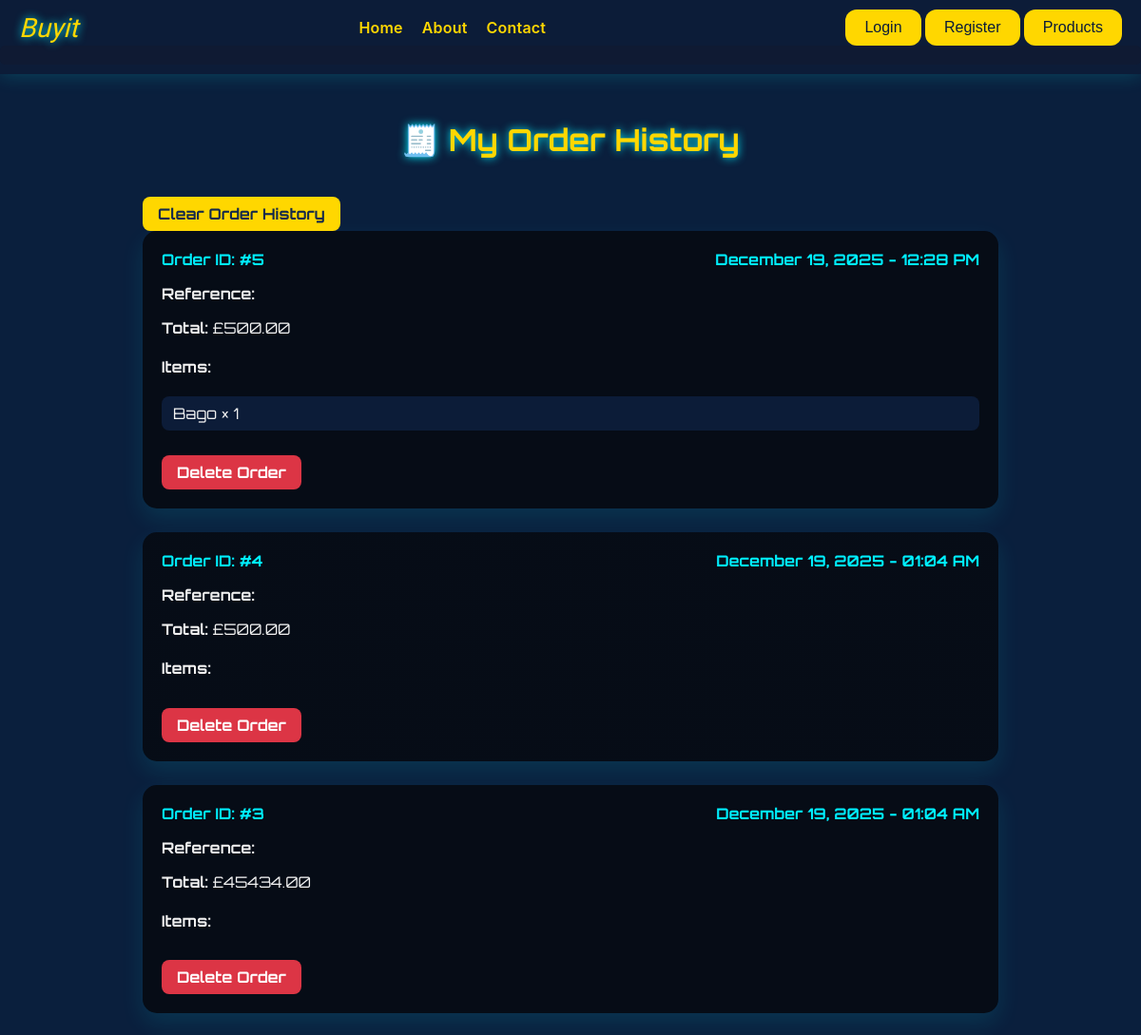
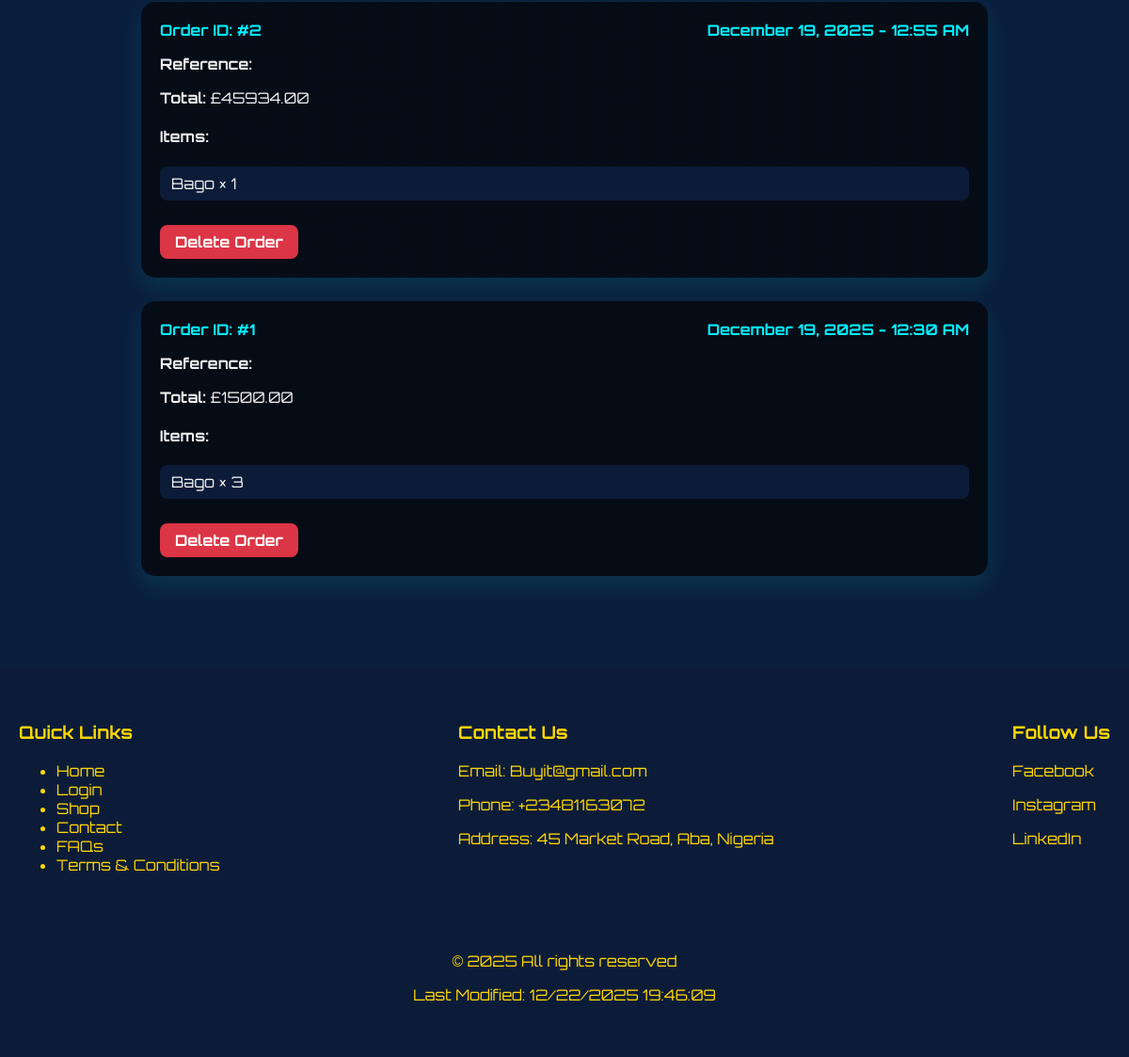
The app's page /my-orders/ (signed in) with its own data (2 pictures, top to bottom).
### shop/models.py (models this page shows, shortened)
class Order(models.Model):
    user = models.ForeignKey(User, on_delete=models.CASCADE)
    total_amount = models.DecimalField(max_digits=10, decimal_places=2)
    payment_id = models.CharField(max_length=200, blank=True, null=True)
    payment_provider = models.CharField(max_length=50, default="paypal")
    status = models.CharField(
        max_length=20,
        choices=[("pending", "Pending"), ("paid", "Paid")],
        default="pending"
    )
    created_at = models.DateTimeField(auto_now_add=True)

class OrderItem(models.Model):
    order = models.ForeignKey(Order, on_delete=models.CASCADE, related_name='items')
    product = models.ForeignKey(Product, on_delete=models.CASCADE)
    quantity = models.PositiveIntegerField()

class Product(models.Model):
    name = models.CharField(max_length=200)
    description = models.TextField()
    category = models.ForeignKey(Category, on_delete=models.CASCADE, related_name='products',null=True, blank=True)
    price = models.DecimalField(max_digits=10, decimal_places=2)
    image = models.ImageField(upload_to='image/', blank=True, null=True)
    created_at = models.DateTimeField(auto_now_add=True)

### shop/views.py (the view)
# urls.py: path('my-orders/', views.order_history, name='order_history'),
@login_required
def order_history(request):
    orders = Order.objects.filter(user=request.user).order_by('-created_at')
    return render(request, 'history.html', {'orders': orders})

### shop/templates/history.html (shortened to what this page needs)
{% extends 'base.html' %}
{% block content %}
<div class="orders-container">
  <h2>🧾 My Order History</h2>
  <a href="{% url 'clear_order_history' %}" class="btn btn-warning">Clear Order History</a>
  {% for order in orders %}
    <div class="order-card">
      <div class="order-header">
        <span>Order ID: #{{ order.id }}</span>
        <span>{{ order.created_at|date:"F j, Y - h:i A" }}</span>
      </div>
      <p><strong>Reference:</strong> {{ order.reference }}</p>
      <p><strong>Total:</strong> £{{ order.total_amount }}</p>
      <h4>Items:</h4>
      <ul class="order-items">
        {% for item in order.items.all %}
          <li>{{ item.product.name }} × {{ item.quantity }}</li>
        {% endfor %}
      </ul>
      <a href="{% url 'remove_order' order.id %}" class="btn btn-danger">Delete Order</a>
    </div>
  {% empty %}
    <div class="no-orders">
      🛒 You have not placed any orders yet.
    </div>
  {% endfor %}
</div>
{% endblock %}

### shop/templates/base.html (style rules this page uses)
body { background-color: #060d1e; color: #f0f0f0; font-family: 'Orbitron', sans-serif; margin: 0; padding: 0; overflow-x: hidden; }
a { text-decoration: none; color: #ffd700; transition: 0.3s; }

### shop/templates/history.html (style rules this page uses)
body { background-color: #0a1f3d; font-family: 'Orbitron', sans-serif; color: #f0f0f0; }
.orders-container { max-width: 900px; margin: 80px auto 50px; padding: 20px; }
.orders-container h2 { text-align: center; font-size: 2rem; color: #ffd700; text-shadow: 0 0 10px #00f0ff; margin-bottom: 30px; animation: glow 2s infinite alternate; }
.order-card { background: linear-gradient(rgba(0,0,0,0.7), rgba(0,0,0,0.7)), #13294b; padding: 20px; margin-bottom: 25px; border-radius: 15px; box-shadow: 0 10px 25px rgba(0,255,255,0.1); transition: all 0.3s ease; }
.order-header { display: flex; justify-content: space-between; margin-bottom: 10px; font-weight: bold; color: #00f0ff; }
.order-items { list-style: none; padding-left: 0; margin-top: 10px; }
.order-items li { background-color: #0c1c38; padding: 8px 12px; border-radius: 8px; margin-bottom: 6px; color: #f0f0f0; }
.btn { display: inline-block; padding: 8px 16px; border-radius: 8px; text-decoration: none; font-weight: bold; cursor: pointer; margin-top: 10px; transition: all 0.3s ease; }
.btn-danger { background-color: #dc3545; color: #fff; }
.btn-warning { background-color: #ffd700; color: #13294b; }

### records on screen
Order: id "5", created_at "December 19, 2025 - 12:28 PM", total_amount "500.00"
OrderItem: product.name "Bago", quantity "1"
Order: id "4", created_at "December 19, 2025 - 01:04 AM", total_amount "500.00"
Order: id "3", created_at "December 19, 2025 - 01:04 AM", total_amount "45434.00"
Order: id "2", created_at "December 19, 2025 - 12:55 AM", total_amount "45934.00"
OrderItem: product.name "Bago", quantity "1"
Order: id "1", created_at "December 19, 2025 - 12:30 AM", total_amount "1500.00"
OrderItem: product.name "Bago", quantity "3"
